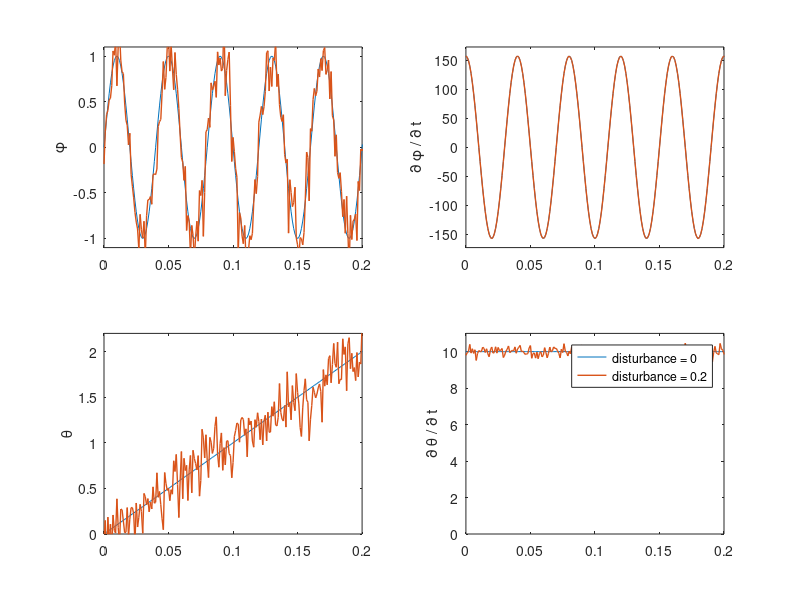

The MATLAB script that drew this image:




t=0:0.001:4;
figure()


subplot(221)
        phi = sin(2*pi*25*t);
    plot(t,phi);hold on
    plot(t,phi+0.2*randn(1,length(t)),'Linewidth',1)
%     plot(t,phi);hold on
    axis([0,0.200,min(phi)*1.1,max(phi)*1.1])
    ylabel('\phi')
subplot(222)
    dphi = cos(2*pi*25*t)*2*pi*25;   
    plot(t,dphi);hold on
    plot(t,dphi+0.2*randn(1,length(t)),'Linewidth',1)
%     plot(t,dphi);hold on
    axis([0,0.200,min(dphi)*1.1,max(dphi)*1.1])
    ylabel('\partial \phi / \partial t')

subplot(223)
    theta = t*10;
    plot(t,theta);hold on
    plot(t,theta+0.2*randn(1,length(t)),'Linewidth',1)
%     plot(t,theta);hold on
    axis([0,0.2,0,0.2*11])
    ylabel('\theta')
subplot(224)
    dtheta = t*0+10;
    plot(t,dtheta);hold on
    plot(t,dtheta+0.2*randn(1,length(t)),'Linewidth',1)
%     plot(t,dtheta);hold on
    axis([0,0.2,0,11])
    ylabel('\partial \theta / \partial t')
    
    legend('disturbance = 0','disturbance = 0.2','Location','Best')